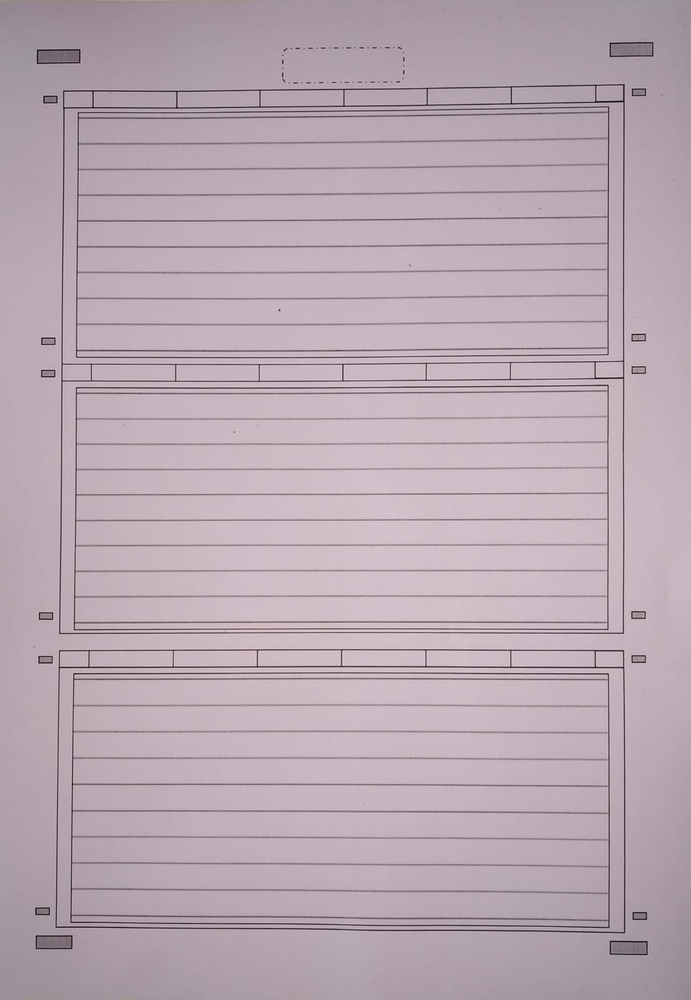
#> input picture intel_ocr/codes/data/box+lines2.jpg, 691 x 1000 px, shrunk from 2028 x 2936 before the run
$ python extract_box.py   (older library calls are emulated)
#> lines starting #> are read from the running program, lines starting #| are printed output that depends on the picture; after the words box and inside, x2 and y2 are one past the last pixel; in counts of white or black regions, pixels touching at a corner belong together
#> further down, img is the input picture: shape (1000, 691, 3); mean B, G, R 177.9, 168.5, 184.3
# -*- coding: utf-8 -*-
"""
Created on Mon Sep  9 17:07:56 2019

@author: DMV4KOR
"""
import cv2

def sort_contours(cnts, method="left-to-right"):
    # initialize the reverse flag and sort index
    reverse = False
    i = 0

    # handle if we need to sort in reverse
    if method == "right-to-left" or method == "bottom-to-top":
        reverse = True
    # handle if we are sorting against the y-coordinate rather than
    # the x-coordinate of the bounding box
    if method == "top-to-bottom" or method == "bottom-to-top":
        i = 1

    # construct the list of bounding boxes and sort them from top to
    # bottom
    boundingBoxes = [cv2.boundingRect(c) for c in cnts]
    (cnts, boundingBoxes) = zip(*sorted(zip(cnts, boundingBoxes),
        key=lambda b:b[1][i], reverse=reverse))

    # return the list of sorted contours and bounding boxes
    return (cnts, boundingBoxes)
#%%
def extract_box(img):
    """
    Function to extract the boxes in the ruled worksheet
    Output:
        c = contour ids
        contours = contours
    """
    img_gray = cv2.cvtColor(img, cv2.COLOR_BGR2GRAY)

    #Otsu thresholding
    t, binary_image = cv2.threshold(img_gray, 0, 255, cv2.THRESH_BINARY_INV+cv2.THRESH_OTSU)
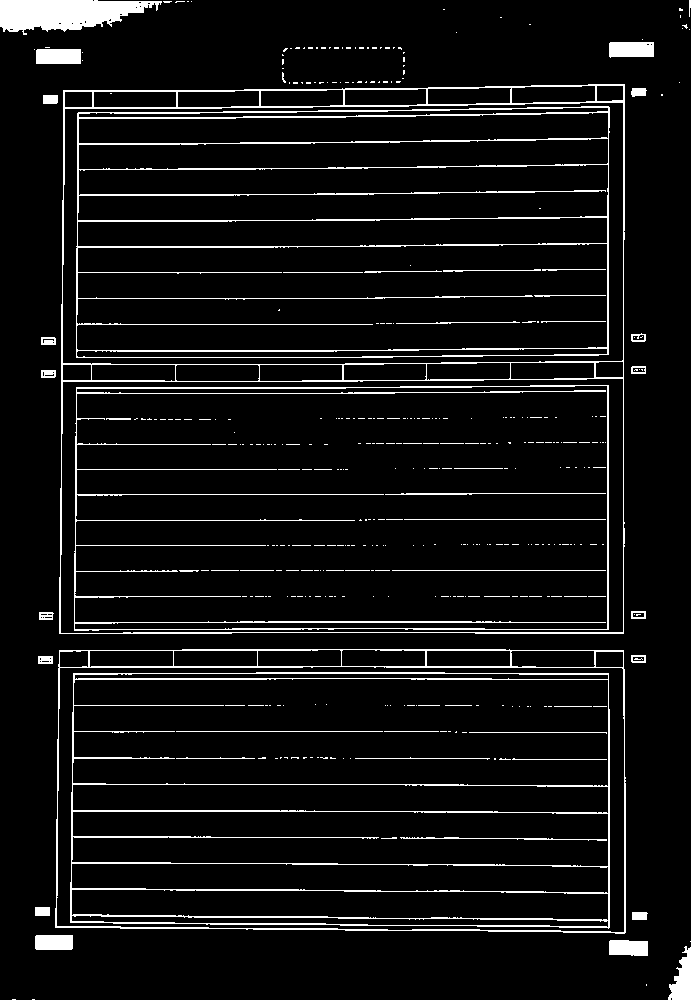
#> binary_image: shape (1000, 691); 6.8% white in thin lines or dots
#> t = 146


    # Defining a kernel length
#> (the run stopped early here; a loop or call above may not have finished)

$ run again, with intel_ocr/codes/data/ruled+box.JPG copied over intel_ocr/codes/data/box+lines2.jpg
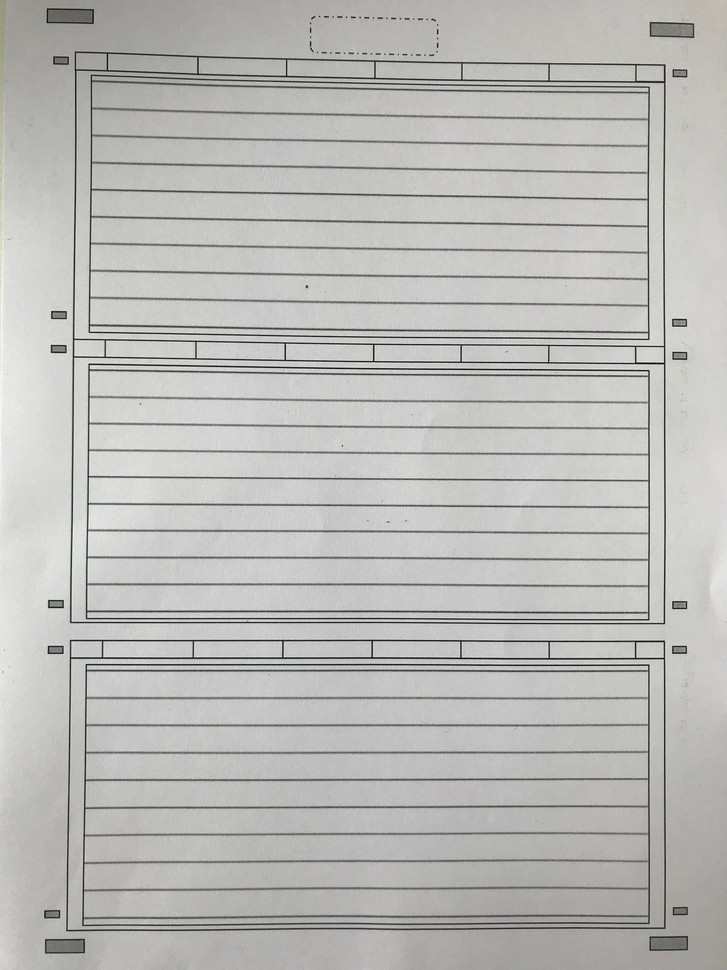
#> input picture intel_ocr/codes/data/ruled+box.JPG, 727 x 970 px, shrunk from 3024 x 4032 before the run
#> img is the input picture: shape (970, 727, 3); mean B, G, R 183.8, 186.1, 186.3
#> in extract_box, `t, binary_image = cv2.threshold(img_gray, 0, 255, cv2.THRESH_BINARY_IN..`:
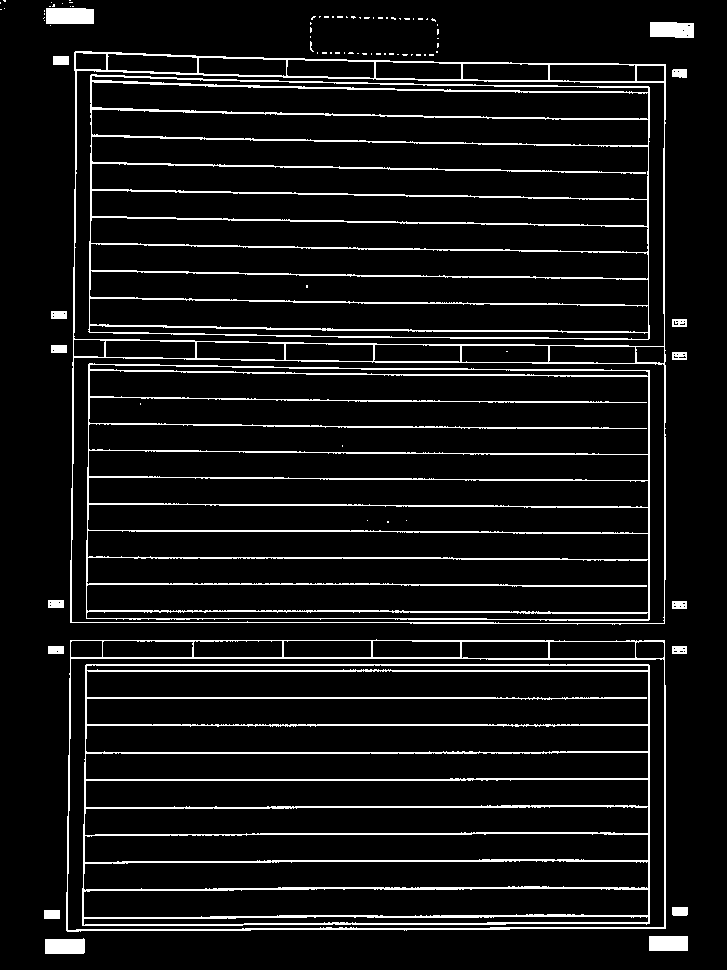
#> binary_image: shape (970, 727); 8.1% white in thin lines or dots
#> t = 145

$ run again, with intel_ocr/codes/data/bijon.jpg copied over intel_ocr/codes/data/box+lines2.jpg
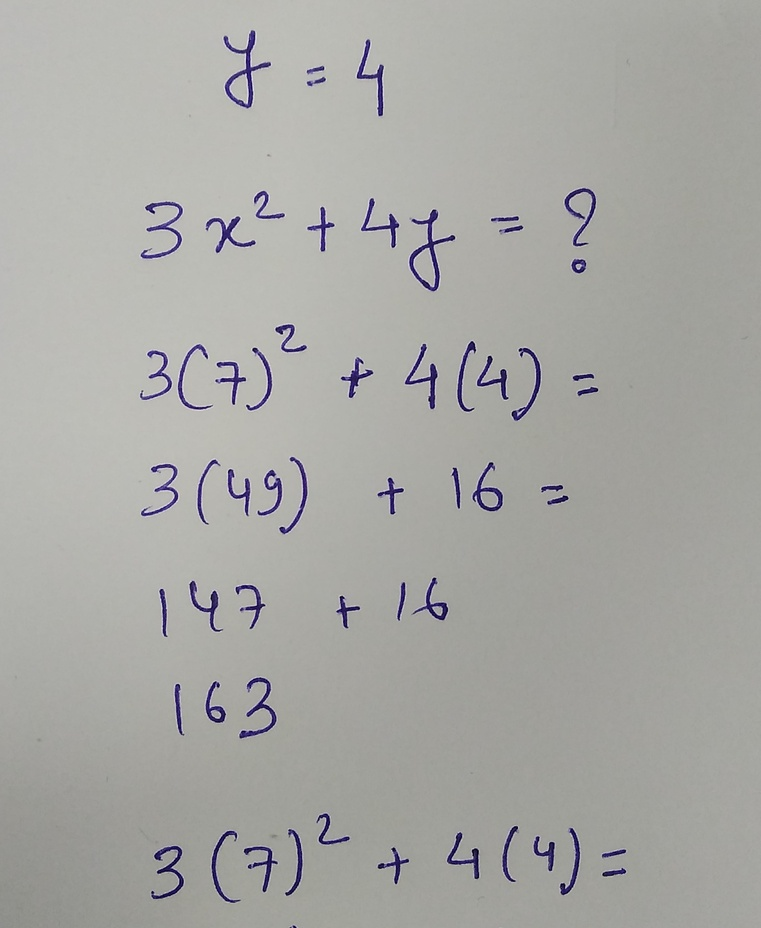
#> input picture intel_ocr/codes/data/bijon.jpg, 761 x 928 px, shrunk from 2310 x 2818 before the run
#> img is the input picture: shape (928, 761, 3); mean B, G, R 164.7, 168.1, 168.2
#> in extract_box, `img_gray = cv2.cvtColor(img, cv2.COLOR_BGR2GRAY)`:
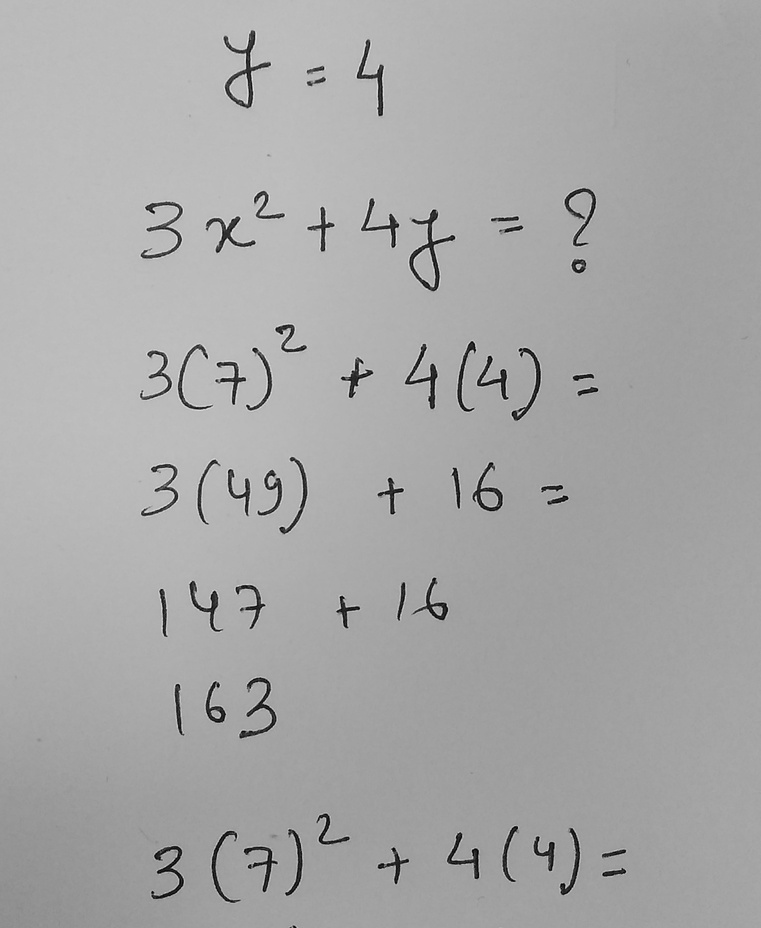
#> img_gray: shape (928, 761); min 2, max 236, mean 167.8
#> in extract_box, `t, binary_image = cv2.threshold(img_gray, 0, 255, cv2.THRESH_BINARY_IN..`:
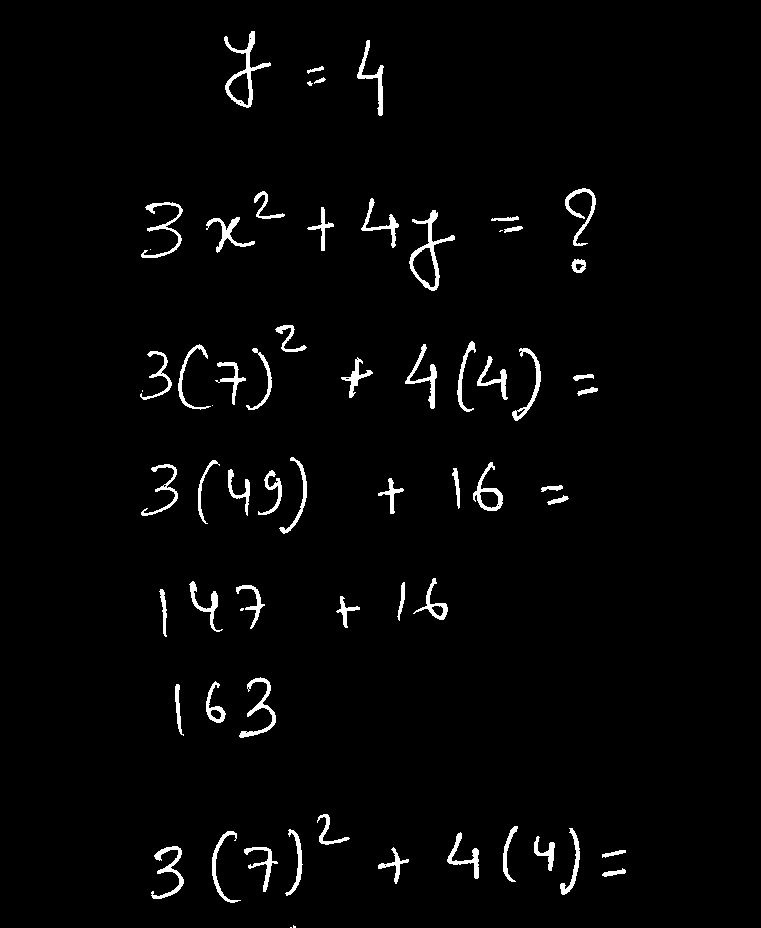
#> binary_image: shape (928, 761); 2.3% white; 65 white regions (8 under 20 px), largest, box (x1, y1, x2, y2) and area: (409, 210, 455, 291) 745, (224, 31, 271, 108) 737, (239, 677, 276, 738) 516
#> t = 109

$ run again, with intel_ocr/codes/data/bijon_r.jpg copied over intel_ocr/codes/data/box+lines2.jpg
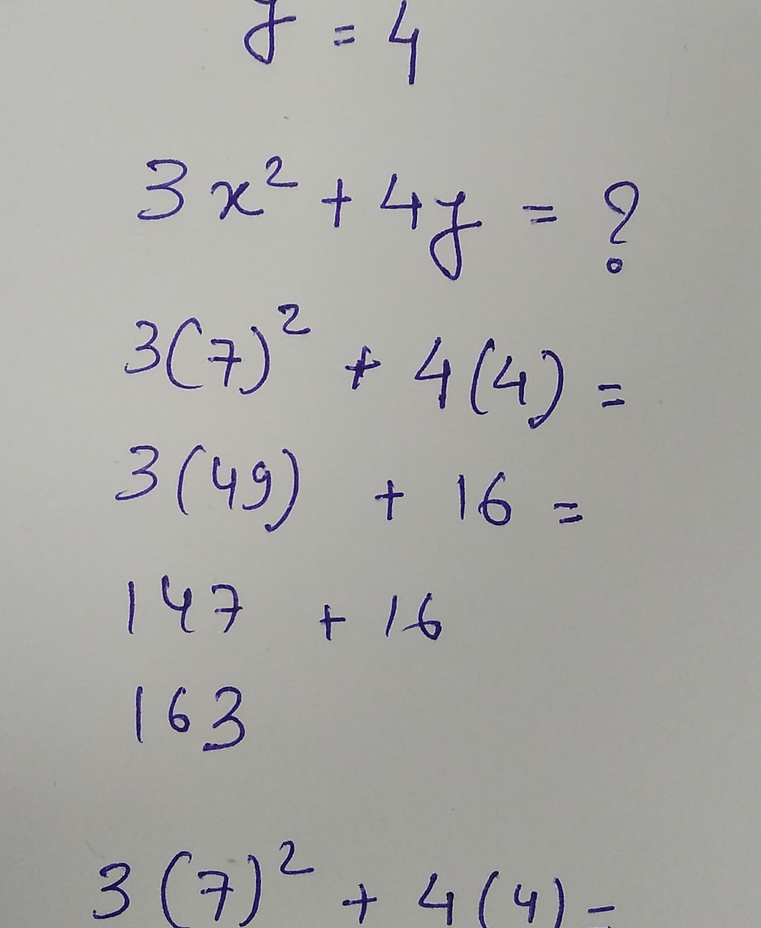
#> input picture intel_ocr/codes/data/bijon_r.jpg, 761 x 928 px, shrunk from 2111 x 2575 before the run
#> img is the input picture: shape (928, 761, 3); mean B, G, R 164.9, 168, 168.2
#> in extract_box, `img_gray = cv2.cvtColor(img, cv2.COLOR_BGR2GRAY)`:
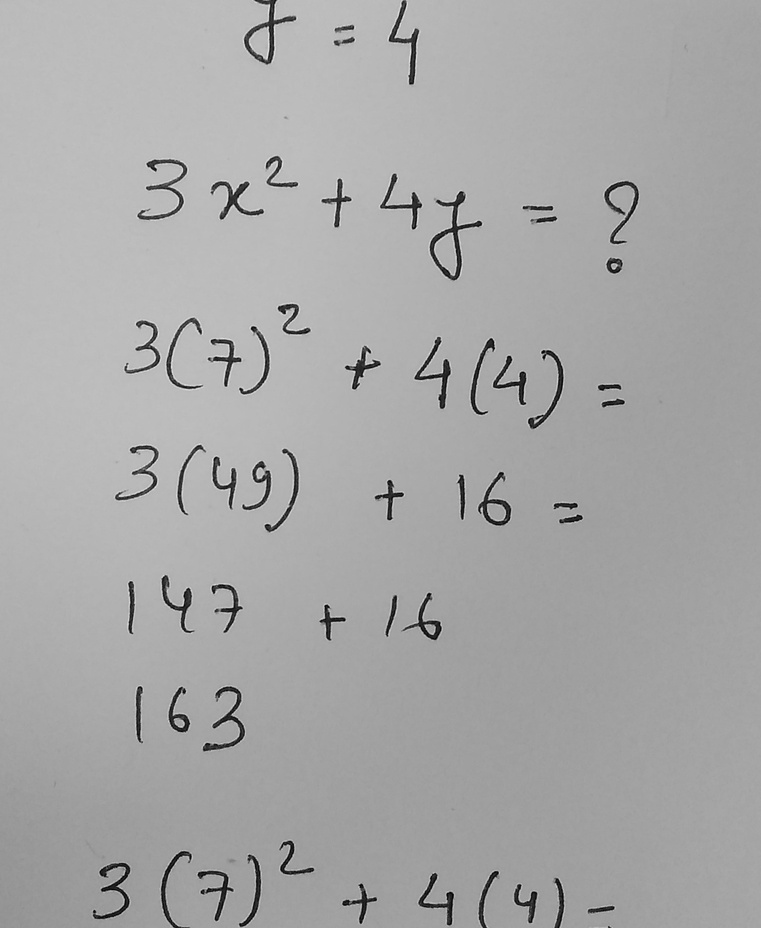
#> img_gray: shape (928, 761); min 2, max 235, mean 167.8
#> in extract_box, `t, binary_image = cv2.threshold(img_gray, 0, 255, cv2.THRESH_BINARY_IN..`:
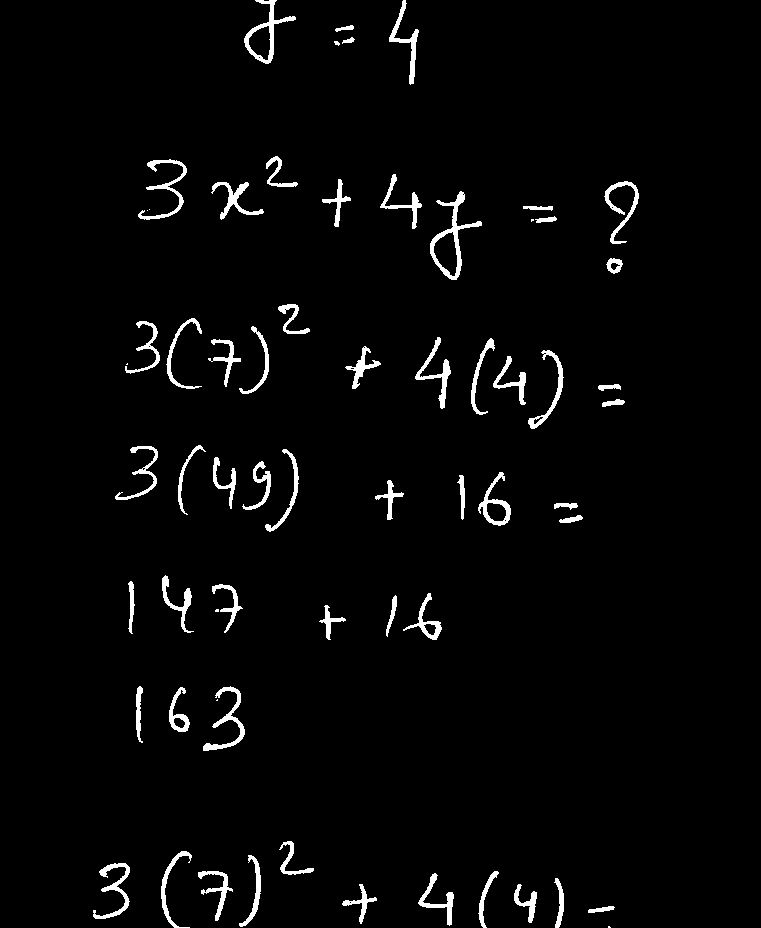
#> binary_image: shape (928, 761); 2.7% white; 64 white regions (7 under 20 px), largest, box (x1, y1, x2, y2) and area: (430, 191, 482, 280) 897, (244, 0, 296, 64) 688, (203, 686, 245, 751) 614
#> t = 109
